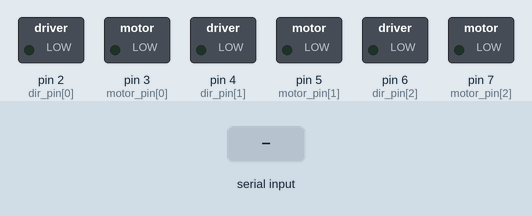
This sketch was run on a simulated Arduino Mega 2560, built with avr-gcc and run on an emulated ATmega2560. On the bench: switched loads named in the sketch (green lamp = pin HIGH). The inputs (shaded band) are chosen by the test bench.

Above: at 1.2 s.
1.3 s: "#\n" received over Serial
At 2.7 s:
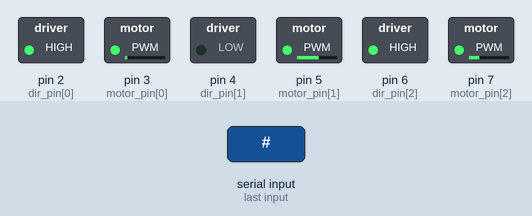
Timing chart, 0 to 4.3 s (numbered marks = the images above; inputs shaded):
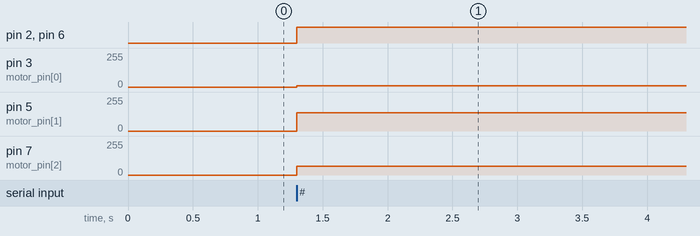

The sketch:

manuel_beta.ino
```cpp
#include "PinChangeInterrupt.h"

#define max_speed 0.8
#define follow_speed 0.8
#define DELAY 50

//Controller Variables
int control_data[9] = {0};

int Emax = 20, Emin = -20;
int dir = 1;
/*
  0   - Stop
  1   - Front
  -1  - Back
*/

float base_speed =  follow_speed;
float J[3][3] = {{ -4.386, 7.6, 2.193}, { -4.386, -7.6, 2.193}, {8.772, 0, 2.193}};
/*
  Conversion Matrix
  -4.386  7.6 2.193
  -4.386 -7.6 2.193
   8.772  0   2.193
*/
float Vsp[3] = { 0, 0, 0};
//Vmax = 3.725
//Vx,Vy,W
float max_div = 255.0, max_rpm = 468.0;
float conv_factor[4] = {0.1334, 0.3667, 0.8, 2.6};
float pi = 3.1416;
float w[3] = {0, 0, 0};
/*
  0 - FL
  1 - FR
  2 - BL
  3 - BR
*/

//Sensor Pins
uint8_t ser_enable[2] = {22, 30};   //F B
uint8_t Jpulse[2] = {24, 32};       //F B

//Motor Pins
uint8_t motor_pin[3] = {3, 5, 7};
uint8_t dir_pin[3] = {2, 4, 6};
/*
  Pin mappings to motors
  0 - front right motor
  1 - front lefr motor
  2 - rear motor
*/
//Sensor Data
char address = 0x00;
char sensor_addr[2] = {0x01, 0x02};
int sensor_data[2] = {0, 0};
boolean jun_data[2] = {0, 0};

//Sensor Settings
char contrast = 100; //0 - 255
char brightness = 0x04; //0 to 10
char junction_width = 0x08; //0x02 to 0x08
char threshold = 0x04; //0 to 7
char line_option = 0x00; //Light on Dark Background
char UART_Mode = 0x02; //byte of analog Value

/*
  Left Line Following
  Kp and Kd 0.045
*/
//PID Variables
//PID Variables
float Kp[2] = {0, 0}, Kd[2] = {0, 0}, Ki[2] = {0, 0};
float P[2] = {0, 0}, I[3] = {0, 0}, D[3] = {0, 0};
float PID[2] = {0, 0};
float error[2] = {0, 0};
float last_error[2] = {0, 0};
float set_position = 35;

/*
  Index
  0     -     Linear Velocity PID
  1     -     Angular Velocity PID
*/

//Wheel PID Variables

float max_vel = 400;
float wheel_Kp[3] = {12, 12, 12}, wheel_Kd[3] = {150, 150, 150};
float wheel_Ki[3] = {0.1, 0.1, 0.1};
float wheel_P[3] = {0, 0, 0}, wheel_I[3] = {0, 0, 0}, wheel_D[3] = {0, 0, 0};

//Anti WindUp
float Imax = 10000 / 3;
float Imin = -10000 / 3;
float int_thresh = 30;
float wheel_error[3] = {0, 0, 0};
float wheel_last_error[3] = {0, 0, 0};

float wheel_set_point[3] = { 0, 0, 0};
float wheel_correction[3] = {0, 0, 0};


//encoder variables
int outputA[3] = {A10, A12, A14};
int outputB[3] = {A11, A13, A15};
volatile float velocity[3] = {0};
volatile float counter[3] = {0};
volatile int present_state[3];
volatile int prev_state[3];

unsigned long int present_ms = 0, previous_ms = 0, last_ms = 0, delta_t = 0;

int Vsp_N = 3;

float Vsp_readings[3][50];      // the readings from the analog input
int Vsp_readIndex[3] = {0};              // the index of the current reading
float Vsp_summation[3] = {0};                  // the running total
float Vsp_average[3] = {0};                // the average

int w_N = 5;

float w_readings[3][50];      // the readings from the analog input
int w_readIndex[3] = {0};              // the index of the current reading
float w_summation[3] = {0};                  // the running total
float w_average[3] = {0};                // the average

int ardW_N = 5;

float ardW_readings[3][50];      // the readings from the analog input
int ardW_readIndex[3] = {0};              // the index of the current reading
float ardW_summation[3] = {0};                  // the running total
float ardW_average[3] = {0};                // the average

int N = 50;

float readings[3][50];      // the readings from the analog input
int readIndex[3] = {0};              // the index of the current reading
float summation[3] = {0};                  // the running total
float average[3] = {0};                // the average

//UI Variables
int pid_sel = 0, log_sel = 0, sel_log_pid = 0, sel_line_pid = 0, sel_wheel_pid  = 0;
String cmd = "";
String response = "";
float data = 0;


boolean line_mode = 0;
boolean speed_mode = 0;
boolean push_mode = 0;
boolean us_mode = 0;
boolean lift_mode = 0;
int rack_data = 0;
float damp = 0.001;

float Vx = 512, Vy = 512, W = 512;

void setup()
{
  Serial.begin(115200);
  Serial.flush();
  Serial1.begin(9600);
  init_motors();
  //  init_sensors();
  //  init_encoders();
  //  init_buff();
  //  //calibrate();
  //  last_ms = millis();
  //  dir = -1;
}

void loop() {
  read_serial();
  //telemetry();
  //    for(int i = 0; i< 3; i++)
  //  {
  //    Serial.print(w[i]);
  //    Serial.print(" ");
  //  }
  //  Serial.println(" ");
  if (us_mode == 0)
  {
    actuate();
  }
  else
  {
  }
}

void read_serial()
{
  if (Serial.available() > 0)
  {
    response = Serial.readStringUntil('\n');
    parse_response();
  }
}
void actuate()
{
  //  read_sensors();
  //  cal_error();
  //  cal_PID();
  set_Vsp();
  cal_Vsp_average();
  matrix_mult();
  //cal_wheel_error();
  //cal_wheel_PID();
  //cal_ardW_avg()
  motors(w);

}

void parse_response()
{
  int l = response.length(), k = 0;
  int limits[100] = {0};
  String temp = " ";
  for (int i = 0; i < l ; i++)
  {
    if (response[i] == '#')
    {
      limits[k] = i + 1;
      k++;
    }
  }
  for (int i = 0; i < (k - 1) ; i++)
  {
    temp = (response.substring(limits[i], limits[i + 1] - 1));
    control_data[i] = temp.toInt();
  }
  us_mode = control_data[0];
  line_mode = control_data[1];
  speed_mode = control_data[2];
  lift_mode = control_data[3];
  push_mode = control_data[4];
  rack_data = control_data[5];
  Vy = (float)control_data[6];
  Vx = (float)control_data[7];
  W = (float)control_data[8];
  if (speed_mode == 1)
  {
    damp = 0.004;
  }
  else
  {
    damp = 0.002;
  }
}

void set_Vsp()
{
  if (us_mode == 0)
  {
    if (line_mode == 1)
    {
      Vsp[0] = -1 * PID[0];
      Vsp[1] = (Vy - 512) * damp;
      Vsp[2] = -1 * PID[1];
    }
    else
    {
      Vsp[0] = (Vx - 512) * damp;
      Vsp[1] = (Vy - 512) * damp;
      Vsp[2] = (-W + 512) * damp;
    }
  }
  else
  {
    if (line_mode == 1)
    {
      Vsp[0] = -1 * PID[0];
      Vsp[1] = (Vy - 512) * damp;
      Vsp[2] = -1 * PID[1];
    }
    else
    {
      Vsp[0] = (Vx - 512) * damp;
      Vsp[1] = (Vy - 512) * damp;
      Vsp[2] = (-W + 512) * damp;
    }
  }
}

void cal_error()
{
  float temp = 0;
  temp = (sensor_data[0] - set_position) - (sensor_data[1] - set_position);
  error[0] = temp / 2;
  temp = (sensor_data[0] - set_position) + (sensor_data[1] - set_position);
  error[1] = temp / 2;
}

void cal_PID()
{
  for (int i = 0; i < 2; i++)
  {
    P[i] = error[i];
    D[i] = error[i] - last_error[i];

    PID[i] = (Kp[i] * P[i]) + (Kd[i] * D[i]) + (Ki[i] * I[i]);
    last_error[i] = error[i];
    if (abs(PID[i]) > max_speed)
    {
      if (PID[i] > 0)
        PID[i] = max_speed;
      else if (PID[i] < 0)
      {
        PID[i] = -1 * max_speed;
      }
    }
  }
}

void matrix_mult()
{
  float sum = 0;
  for (int i = 0; i < 3; i++)
  {
    sum  = 0;
    for (int j = 0; j < 3; j++)
    {
      sum += (J[i][j] * Vsp[j]);
    }
    w[i] = sum;
    w[i] = w[i] * 60 / (2 * pi); //rps to RpM
    if (abs(w[i]) > max_vel)
    {
      if (w[i] > 0)
      {
        w[i] = max_vel;
      }
      else
      {
        w[i] = -1 * max_vel;
      }
    }
  }
}

void read_sensors()
{
  int temp = 0;
  for (int i = 0; i < 2; i++)
  {
    digitalWrite(ser_enable[i], LOW);  // Set Serial3EN to LOW to request UART data
    while (Serial3.available() <= 0);  // Wait for data to be available
    temp = Serial3.read();
    if (temp <= 70)
      sensor_data[i] = temp;
    digitalWrite(ser_enable[i], HIGH);   // Stop requesting for UART data
  }

  for (int i = 0; i < 2; i++)  {
    jun_data[i] = digitalRead(Jpulse[i]);
  }

}

void calibrate()
{
  for (int i = 0; i < 2; i++)
  {
    address = sensor_addr[i];
    send_command('C', 0x00);
    delay(DELAY);
  }
}

void set_sensor_settings()
{
  // Clear internal junction count of LSA08
  send_command('X', 0x00);
  delay(DELAY);
  // Setting LCD contrast
  send_command('S', contrast);
  delay(DELAY);
  // Setting LCD backlight
  send_command('B', brightness);
  delay(DELAY);
  // Setting junction width
  send_command('J', junction_width);
  delay(DELAY);
  send_command('T', threshold);
  delay(DELAY);
  //   Setting line mode
  send_command('L', line_option);
  delay(DELAY);
  // Setting UART ouput Mode
  send_command('D', UART_Mode);
  delay(DELAY);
}

void init_sensors()
{
  Serial3.begin(9600); // Start Serial3 communication
  Serial3.flush();   // Clear Serial3 buffer
  for (int i = 0; i < 2; i++)
  {
    pinMode(Jpulse[i], INPUT);
    pinMode(ser_enable[i], OUTPUT);
    digitalWrite(ser_enable[i], HIGH);
  }
  delay(DELAY);
  for (int i = 0; i < 2; i++)
  {
    address = sensor_addr[i];
    set_sensor_settings();
  }
}

void send_command(char command, char data) {

  char checksum = address + command + data;

  Serial3.write(address);
  Serial3.write(command);
  Serial3.write(data);
  Serial3.write(checksum);

}

void motors(float motor_speed[3])
{
  for (int i = 0; i < 3; i++)
  {
    set_motor(i, motor_speed[i]);
  }
}

void set_motor(uint8_t index, int motor_speed)
{
  if (abs(motor_speed) < 5)
    motor_speed = 0;
  if (abs(motor_speed) > 255)
  {
    if (motor_speed > 0)
      motor_speed = 255;
    else if (motor_speed < 0)
    {
      motor_speed = -255;
    }
  }
  if (motor_speed >= 0)
  {
    //clock wise direction
    digitalWrite(dir_pin[index], LOW);
    analogWrite(motor_pin[index], motor_speed);
  }
  else if (motor_speed < 0)
  {
    //anti clock wise direction
    digitalWrite(dir_pin[index], HIGH);
    analogWrite(motor_pin[index], -1 * motor_speed);
  }
}

void init_motors()
{
  for (int i = 0; i < 3; i++)
  {
    pinMode(motor_pin[i], OUTPUT);
    pinMode(dir_pin[i], OUTPUT);
  }
}
```

Encoder.ino
```cpp
//void init_encoders() {
//  for (int i = 0; i < 3; i++)
//  {
//    pinMode (outputA[i], INPUT_PULLUP);
//    pinMode (outputB[i], INPUT_PULLUP);
//    attachPCINT(digitalPinToPCINT(outputA[i]), encode, CHANGE);
//    prev_state[i] = digitalRead(outputA[i]);
//  }
//}
//
//void get_velocity() {
// // Serial.print("Actual Speed: ");
//  delta_t = millis() - previous_ms;
//  previous_ms = millis();
//  for (int i = 0; i < 3; i++)
//  {
//    velocity[i] = counter[i] * 1000 / (delta_t * 270); // rps
//    velocity[i] = velocity[i] * 60; // rpm
//  counter[i] = 0;
//  }
//}
//
//void encode()
//{
//  for (int i = 0; i < 3; i++)
//  {
//    present_state[i] = digitalRead(outputA[i]); // Reads the "current" state of the outputA
//    // If the previous and the current state of the outputA are different, that means a Pulse has occured
//    if (present_state[i] != prev_state[i])
//    {
//      // If the outputB state is different to the outputA state, that means the encoder is rotating clockwise
//      if (digitalRead(outputB[i]) != present_state[i]) {
//        counter[i] ++;
//      } else {
//        counter[i] --;
//      }
//    }
//    prev_state[i] = present_state[i]; // Updates the previous state of the outputA with the current state
//  }
//}
```

UI.ino
```cpp
//
//  void telemetry() {
// // float fl_pid = wheel_I[1];
//  float fl_pid = velocity[0];
//  float fr_pid = velocity[1];
//  float bl_pid = velocity[2];
//  float br_pid = velocity[3];
//  float fl_sp = wheel_set_point[0];
//  float fr_sp = wheel_set_point[1];
//  float bl_sp = wheel_set_point[2];
//  float br_sp = wheel_set_point[3];
//
//  char fl_pid_text[30];
//  char fr_pid_text[30];
//  char bl_pid_text[30];
//  char br_pid_text[30];
//  char fl_sp_text[30];
//  char fr_sp_text[30];
//  char bl_sp_text[30];
//  char br_sp_text[30];
//
//  dtostrf(fl_pid, 10, 10, fl_pid_text);
//  dtostrf(fr_pid, 10, 10, fr_pid_text);
//  dtostrf(bl_pid, 10, 10, bl_pid_text);
//  dtostrf(br_pid, 10, 10, br_pid_text);
//  dtostrf(fl_sp, 10, 10, fl_sp_text);
//  dtostrf(fr_sp, 10, 10, fr_sp_text);
//  dtostrf(bl_sp, 10, 10, bl_sp_text);
//  dtostrf(br_sp, 10, 10, br_sp_text);
//
//  char text[248];
//  snprintf(text, 248, "%s,%s,%s,%s,%s,%s,%s,%s", fl_pid_text, fr_pid_text, bl_pid_text, br_pid_text, fl_sp_text, fr_sp_text, bl_sp_text, br_sp_text);
//  Serial.println(text);
//  }
//

//
//void telemetry() {
//  float vx_pid = PID[0];
//  float vy_pid = base_speed;
//  float w_pid = PID[1];
//  float vx_sp = 0;
//  float vy_sp = 0;
//  float w_sp = 0;
//
//  switch (abs(dir))
//  {
//    case 1:
//      if (dir > 0)
//      {
//        vx_sp = 0;
//        vy_sp = base_speed;
//        w_sp = 0;
//      }
//      else
//      {
//        vx_sp = 0;
//        vy_sp = -1 * base_speed;
//        w_sp = 0;
//      }
//      break;
//    default:
//      Vsp[0] = 0;
//      Vsp[1] = 0;
//      Vsp[2] = 0;
//  }
//
//  char vx_pid_text[30];
//  char vy_pid_text[30];
//  char w_pid_text[30];
//  char vx_sp_text[30];
//  char vy_sp_text[30];
//  char w_sp_text[30];
//
//  dtostrf(vx_pid, 10, 10, vx_pid_text);
//  dtostrf(vy_pid, 10, 10, vy_pid_text);
//  dtostrf(w_pid, 10, 10, w_pid_text);
//  dtostrf(vx_sp, 10, 10, vx_sp_text);
//  dtostrf(vy_sp, 10, 10, vy_sp_text);
//  dtostrf(w_sp, 10, 10, w_sp_text);
//
//  char text[186];
//  snprintf(text, 186, "%s,%s,%s,%s,%s,%s", vx_pid_text, vy_pid_text, w_pid_text, vx_sp_text, vy_sp_text, w_sp_text);
//  Serial.println(text);
//}
//
```

Velocity_Controller.ino
```cpp
//void cal_wheel_error()
//{
//  get_velocity();
//  cal_avg();
//  for (int i = 0; i < 3; i++)
//    velocity[i] = average[i];
//
//  for (int i = 0; i < 3; i++)
//  {
//    wheel_set_point[i] = w_average[i];
//    wheel_error[i] = wheel_set_point[i] - velocity[i];
//  }
//}
//
//void cal_wheel_PID()
//{
//  for (int i = 0; i < 3; i++) {
//    wheel_P[i] = wheel_error[i];
//    if ((wheel_I[i] + wheel_error[i]) > Imax)
//    {
//      wheel_I[i] = Imax;
//    }
//    else if ((wheel_I[i] + wheel_error[i]) < Imin)
//    {
//      wheel_I[i] = Imin;
//    }
//    else
//    {
//      wheel_I[i] = (wheel_I[i] + wheel_error[i]) ;
//    }
//    //wheel_I[i] = wheel_I[i] + wheel_error[i];
//    wheel_D[i] = wheel_error[i] - wheel_last_error[i];
//    wheel_correction[i] = (wheel_Kp[i] * wheel_P[i]) + (wheel_Kd[i] * wheel_D[i]) + (wheel_Ki[i] * wheel_I[i]);
//    wheel_last_error[i] = wheel_error[i];
//
//    w[i] =  wheel_correction[i]; //rpm
//
//    if (abs(w[i]) > max_vel)
//    {
//      if (w[i] > 0)
//      {
//        w[i] = max_vel;
//      }
//      else
//      {
//        w[i] = -1 * max_vel;
//      }
//    }
//    int sign = 0;
//    if (w[i] >= 0)
//    {
//      sign = 1;
//    }
//    else
//    {
//      sign = -1;
//    }
//    if (abs(w[i]) <= 300)
//    {
//      w[i] = w[i] * conv_factor[0];
//    }
//    if (abs(w[i]) > 300 && abs(w[i]) <= 390)
//    {
//      w[i] = (w[i] * conv_factor[1]) - sign * 70;
//    }
//    if (abs(w[i]) > 390 && abs(w[i]) <= 420)
//    {
//      w[i] = (w[i] * conv_factor[2]) - sign * 239;
//    }
//    if (abs(w[i]) > 420 && abs(w[i]) < 480)
//    {
//      w[i] = (w[i] * conv_factor[3]) - sign * 995;
//    }
//  }
//}
//
```

moving_avg.ino
```cpp
void init_buff() {
  for (int i = 0; i < 3; i++)
  {
    for (int j = 0; j < N; j++)
    {
      readings[i][j] = 0;
      w_readings[i][j] = 0;
      ardW_readings[i][j] = 0;
    }
  }
  for (int i = 0; i < 3; i++)
  {
    for (int j = 0; j < N; j++)
    {
      Vsp_readings[i][j] = 0;
    }
  }
}

void cal_avg() {
  // subtract the last reading:
  for (int i = 0; i < 3; i++)
  {
    summation[i] = summation[i] - readings[i][readIndex[i]];
    w_summation[i] = w_summation[i] - w_readings[i][w_readIndex[i]];
    // read from the sensor:
    w_readings[i][w_readIndex[i]] = w[i];
    readings[i][readIndex[i]] = velocity[i];
    // add the reading to the total:
    summation[i] = summation[i] + readings[i][readIndex[i]];
    w_summation[i] = w_summation[i] + w_readings[i][w_readIndex[i]];
    // advance to the next position in the array:
    w_readIndex[i] = w_readIndex[i] + 1;
    readIndex[i] = readIndex[i] + 1;

    // if we're at the end of the array...
    if (readIndex[i] >= N) {
      readIndex[i] = 0;
    }
    if (w_readIndex[i] >= w_N) {
      w_readIndex[i] = 0;
    }
    average[i] = summation[i] / N;
    w_average[i] = w_summation[i] / w_N;
  }
}


void cal_ardW_avg() {
  // subtract the last reading:
  for (int i = 0; i < 3; i++)
  {
    ardW_summation[i] = ardW_summation[i] - ardW_readings[i][ardW_readIndex[i]];
    ardW_readings[i][ardW_readIndex[i]] = w[i];
    ardW_summation[i] = ardW_summation[i] + ardW_readings[i][ardW_readIndex[i]];
    ardW_readIndex[i] = ardW_readIndex[i] + 1;
    if (ardW_readIndex[i] >= ardW_N) {
      ardW_readIndex[i] = 0;
    }
    ardW_average[i] = ardW_summation[i] / ardW_N;
  }
}


void cal_Vsp_average()
{
  for (int i = 0; i < 3; i++)
  {
    Vsp_summation[i] = Vsp_summation[i] - Vsp_readings[i][Vsp_readIndex[i]];

    Vsp_readings[i][Vsp_readIndex[i]] = Vsp[i];

    Vsp_summation[i] = Vsp_summation[i] + Vsp_readings[i][Vsp_readIndex[i]];

    Vsp_readIndex[i] = Vsp_readIndex[i] + 1;

    if (Vsp_readIndex[i] >= Vsp_N) {
      Vsp_readIndex[i] = 0;
    }
    Vsp_average[i] = Vsp_summation[i] / Vsp_N;
  }
}
```

Measured:
- after the input at 1.3 s, pin 2 (dir_pin[0]), pin 6 (dir_pin[2]): LOW → HIGH at once; pin 3 (motor_pin[0]): 0/255 → 9/255 at once; pin 5 (motor_pin[1]): 0/255 → 138/255 at once; pin 7 (motor_pin[2]): 0/255 → 64/255 at once
